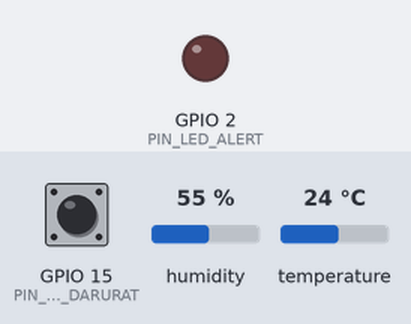
Bench run of a program on a simulated ESP32. Shown: output pins drawn as LEDs (lit = HIGH). Inputs (shaded band) come from the test bench; at power-on: temperature 24 °C, GPIO 15 (PIN_TOMBOL_DARURAT) HIGH, humidity 55 %. What the program prints to the serial monitor is not drawn.

Above: at 4.8 s.
4.9 s: temperature set to 31.4 °C
7.6 s: temperature set to 32.3 °C
At 8.4 s:
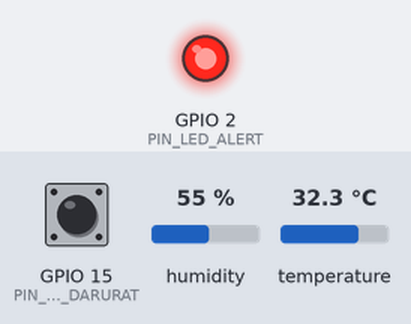
10.3 s: GPIO 15 (PIN_TOMBOL_DARURAT) pulled LOW for 2.35 s
At 12.5 s:
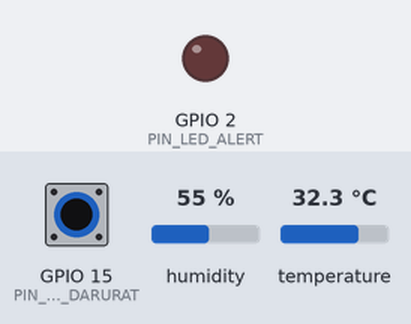
14.1 s: temperature set to 12 °C
At 14.8 s:
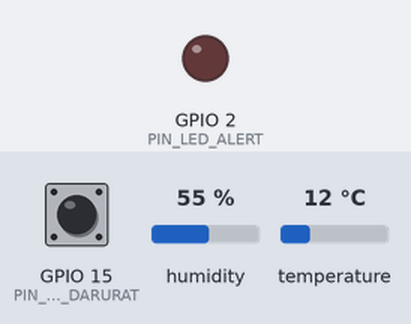
16.8 s: temperature set to 33 °C
At 19.2 s:
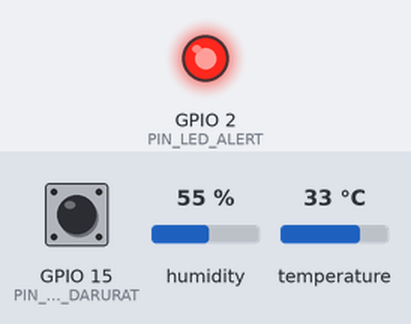
19.7 s: GPIO 15 (PIN_TOMBOL_DARURAT) pulled LOW for 2.35 s
At 20.2 s:
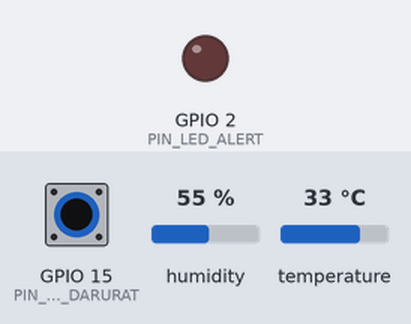
Timing chart, 0 to 23.3 s (numbered marks = the images above; inputs shaded):
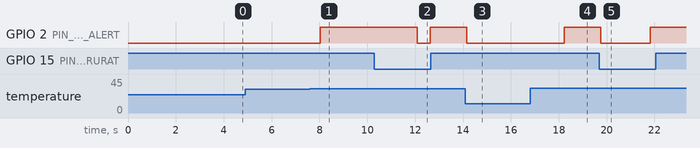

Measured:
- the behaviour switches between 31.9 and 32 °C on temperature (found by bisection; images 0 and 1)
- after the input at 4.9 s, every drawn part: stays the same
- after the input at 7.6 s, GPIO 2 (PIN_LED_ALERT): LOW → HIGH after 0.44 s
- after the input at 10.3 s, GPIO 2 (PIN_LED_ALERT): HIGH → LOW after 1.8 s, → HIGH 0.55 s later
- after the input at 14.1 s, GPIO 2 (PIN_LED_ALERT): HIGH → LOW after 0.06 s
- after the input at 16.8 s, GPIO 2 (PIN_LED_ALERT): LOW → HIGH after 1.4 s
- after the input at 19.7 s, GPIO 2 (PIN_LED_ALERT): HIGH → LOW after 0.06 s, → HIGH 2.1 s later

The program:

main.cpp
```cpp
// Praktikum Minggu 1 (Lab-0) - Blocking vs Non-Blocking + serialisasi JSON
// Berdasarkan Listing 4 panduan praktikum, ditambah jawaban C6:
// tombol darurat mengganti interval telemetri 2000 ms (normal) <-> 500 ms (siaga cepat).

#include <Arduino.h>
#include <DHT.h>
#include <ArduinoJson.h>

#define PIN_DHT 4
#define TIPE_DHT DHT22
#define PIN_LED_ALERT 2
#define PIN_TOMBOL_DARURAT 15

// Ubah ke 0 untuk menguji mode BLOCKING (delay), 1 untuk NON-BLOCKING (millis)
#ifndef MODE_NON_BLOCKING
#define MODE_NON_BLOCKING 1
#endif

DHT dht(PIN_DHT, TIPE_DHT);
unsigned long waktuBacaTerakhir = 0;

// C6: interval tidak lagi konstanta tunggal, tetapi dipilih dari dua mode.
const unsigned long INTERVAL_NORMAL_MS = 2000;
const unsigned long INTERVAL_SIAGA_MS = 500;
unsigned long intervalTelemetriMs = INTERVAL_NORMAL_MS;
bool modeSiaga = false;

const float AMBANG_SUHU_C = 32.0;
unsigned long nomorPaket = 0;
bool statusTombolSebelumnya = HIGH;

void kirimTelemetriJson(float suhu, float kelembapan, bool alertSuhu) {
  JsonDocument doc;
  doc["device_id"] = "esp32-unib-node01";
  doc["seq"] = ++nomorPaket;
  doc["uptime_ms"] = millis();
  doc["mode"] = MODE_NON_BLOCKING ? "non-blocking" : "blocking";
  doc["interval_ms"] = intervalTelemetriMs;
  doc["temp_c"] = serialized(String(suhu, 2));
  doc["hum_pct"] = serialized(String(kelembapan, 2));
  doc["alert"] = alertSuhu;

  serializeJson(doc, Serial);
  Serial.println();
}

void bacaDanKirim() {
  float h = dht.readHumidity();
  float t = dht.readTemperature();
  if (!isnan(h) && !isnan(t)) {
    bool alert = (t >= AMBANG_SUHU_C);
    digitalWrite(PIN_LED_ALERT, alert ? HIGH : LOW);
    kirimTelemetriJson(t, h, alert);
  }
}

void setup() {
  Serial.begin(115200);
  pinMode(PIN_LED_ALERT, OUTPUT);
  pinMode(PIN_TOMBOL_DARURAT, INPUT_PULLUP);
  dht.begin();
  Serial.println("{\"event\":\"boot\",\"msg\":\"Simpul IoT UNIB Aktif\"}");
}

void loop() {
  // 1. Pemeriksaan input tombol darurat secara kontinu
  bool statusTombol = digitalRead(PIN_TOMBOL_DARURAT);
  if (statusTombol == LOW && statusTombolSebelumnya == HIGH) {
    // C6: setiap tekanan membalik mode normal <-> siaga cepat
    modeSiaga = !modeSiaga;
    intervalTelemetriMs = modeSiaga ? INTERVAL_SIAGA_MS : INTERVAL_NORMAL_MS;

    Serial.printf("{\"event\":\"emergency_button\",\"pressed_at_ms\":%lu,\"siaga\":%s,\"interval_ms\":%lu}\n",
                  millis(), modeSiaga ? "true" : "false", intervalTelemetriMs);
    digitalWrite(PIN_LED_ALERT, !digitalRead(PIN_LED_ALERT));
    delay(50);  // Debounce singkat
  }
  statusTombolSebelumnya = statusTombol;

  // 2. Pembacaan sensor berkala: Mode Blocking vs Non-Blocking
#if MODE_NON_BLOCKING == 1
  delay(intervalTelemetriMs);  // BLOCKING: CPU berhenti total selama interval!
  bacaDanKirim();
#else
  unsigned long sekarang = millis();
  if (sekarang - waktuBacaTerakhir >= intervalTelemetriMs) {
    waktuBacaTerakhir = sekarang;
    bacaDanKirim();
  }
#endif
}
```
